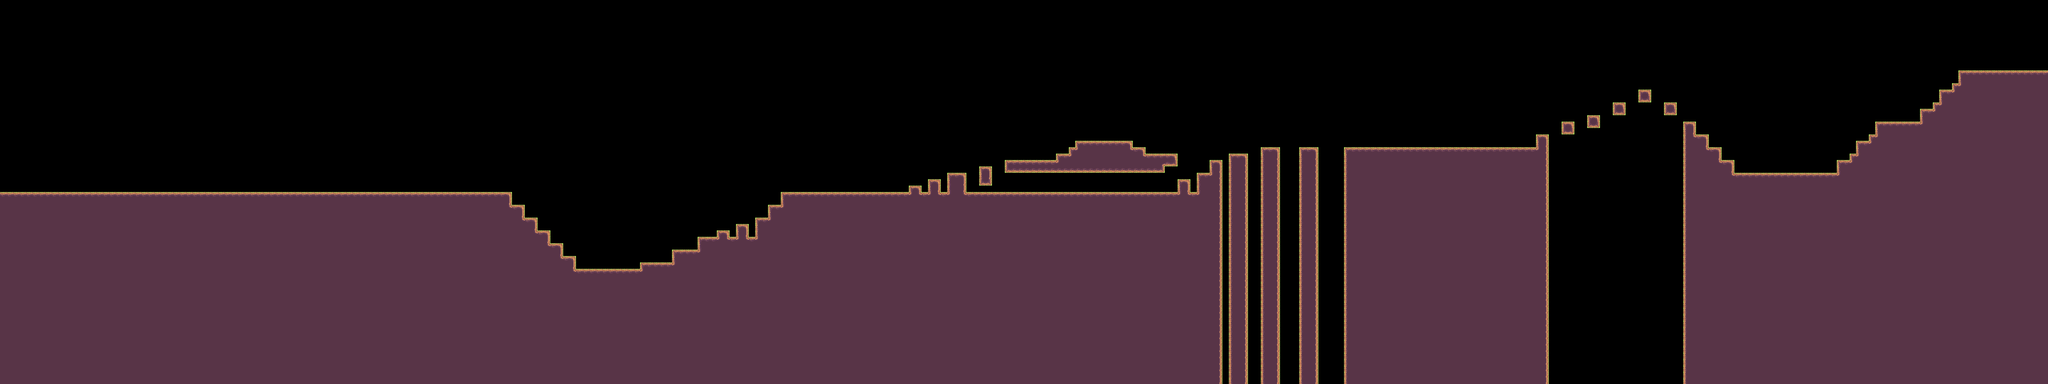

Rendered tile map (Tiled .tmx) drawn with the repository's tilesets; below, a short description and the map source with its tile grids summarised:
An orthogonal 320x60 tile map with 16x16 px tiles, 2 tile layers (prototype, terrain), 2 tilesets.

<map version="1.10" tiledversion="1.11.2" orientation="orthogonal" renderorder="right-down" width="320" height="60" tilewidth="16" tileheight="16" infinite="0" nextlayerid="5" nextobjectid="1">
 <tileset firstgid="1" source="cafundo.tsx" />
 <tileset firstgid="576" source="Tileset/taipa-house-solar.tsx" />
 <layer id="1" name="prototype" width="320" height="60">
  <data>[19200 cells, 19200 non-empty, 2 distinct tile ids]</data>
 </layer>
 <layer id="4" name="terrain" width="320" height="60">
  <data>[19200 cells, 9356 non-empty, 12 distinct tile ids]</data>
 </layer>
</map>
